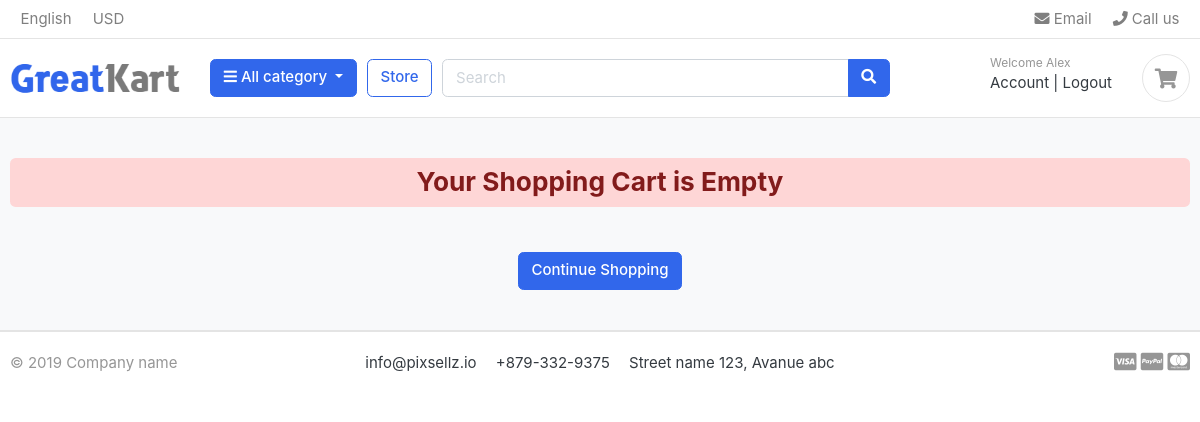
The app's page /cart/ (signed in), older data.
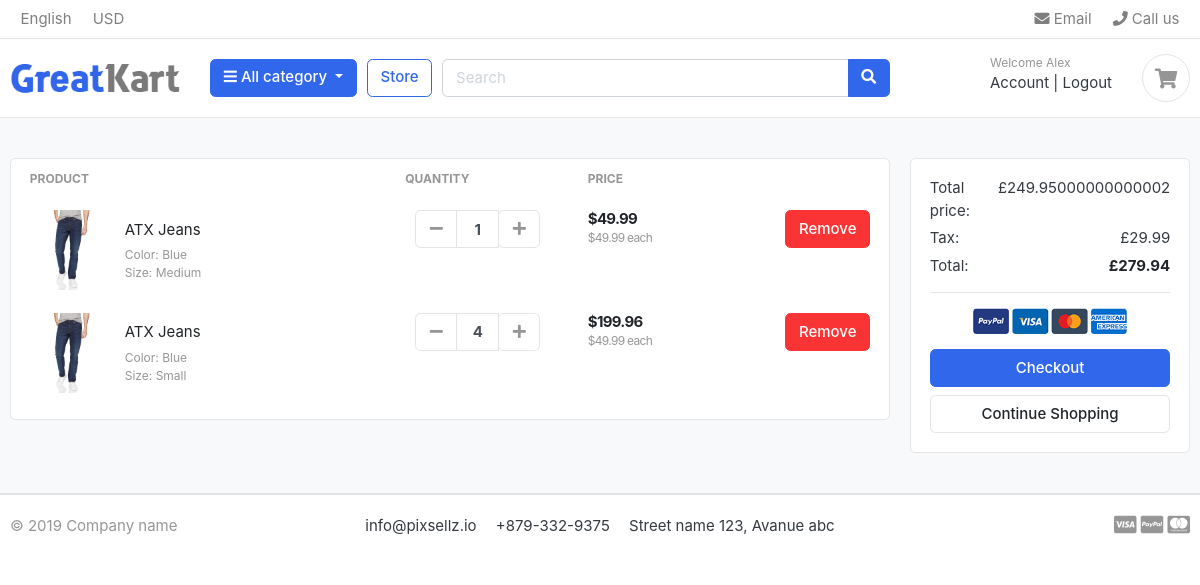
The same page, newer data.
### accounts/models.py (models this page shows, shortened)
class Account(AbstractBaseUser):
    first_name = models.CharField(max_length=25)
    last_name = models.CharField(max_length=25)
    username = models.CharField(max_length=25)
    email = models.EmailField(max_length=150, unique=True)
    number = models.CharField(max_length=50)
    date_joined = models.DateTimeField(auto_now_add=True)
    last_login = models.DateTimeField(auto_now_add=True)
    is_admin = models.BooleanField(default=False)
    is_staff = models.BooleanField(default=False)
    is_active = models.BooleanField(default=False)
    is_superddmin = models.BooleanField(default=False)
    USERNAME_FIELD = 'email'
    REQUIRED_FIELDS = ['username', 'first_name', 'last_name']
    objects = AccountManager()

### cart/models.py (models this page shows, shortened)
class CartItem(models.Model):
    product = models.ForeignKey(Product, on_delete=models.CASCADE)
    variations = models.ManyToManyField(Variation, blank=True)
    cart = models.ForeignKey(Cart, on_delete=models.CASCADE, null=True)
    quantity = models.IntegerField()
    is_active = models.BooleanField(default=True)
    user = models.ForeignKey(Account, on_delete=models.CASCADE, null=True)
    def sub_total(self):
        return round((self.product.price * self.quantity), 2)

### store/models.py (models this page shows, shortened)
class Product(models.Model):
    name = models.CharField(max_length=255, unique=True)
    slug = models.SlugField(max_length=255, unique=True)
    description = models.TextField(max_length=1000, blank=True)
    price = models.FloatField()
    images = models.ImageField(upload_to='images/products')
    stock = models.IntegerField()
    is_available = models.BooleanField(default=True)
    category = models.ForeignKey(Category, on_delete=models.CASCADE)
    ceated_date = models.DateTimeField(auto_now_add=True)
    modified_date = models.DateTimeField(auto_now=True)
    def get_url(self):
        return reverse('product_detail', args=[self.category.slug, self.slug])

class Variation(models.Model):
    product = models.ForeignKey(Product, on_delete=models.CASCADE)
    variations_category = models.CharField(max_length=100, choices=variations_category_choice)
    variations_value = models.CharField(max_length=100)
    is_active = models.BooleanField(default=True)
    created_date = models.DateTimeField(auto_now_add=True)
    objects = VariationManager()

### cart/views.py (the view)
# urls.py: path('cart/', include('cart.urls')),
def cart(request, total=0, quantity=0, cart_items=None, tax=0, grand_total=0):
    try:
        if request.user.is_authenticated:
            cart_items = CartItem.objects.filter(
                user=request.user, is_active=True)
        else:
            cart = Cart.objects.get(cart_id=_cart_id(request))
            cart_items = CartItem.objects.filter(cart=cart, is_active=True)
        for item in cart_items:
            total += round((item.product.price * item.quantity), 2)
            quantity += item.quantity
        tax = round((12 * total) / 100, 2)
        grand_total = format(total + tax, '.2f')
    except ObjectDoesNotExist:
        pass
    return render(request, 'store/cart.html', {
        'total': total,
        'quantity': quantity,
        'items': cart_items,
        'tax': tax,
        'grand_total': grand_total
    })

### templates/store/cart.html (shortened to what this page needs)
{% extends 'layout.html' %}
{% load static %}
{% block content %}
<section class="section-content padding-y bg">
<div class="container">
{% if not items %}
	<h3 class="alert-danger text-center mb-5 p-2 rounded" >Your Shopping Cart is Empty</h3>
	<div class="text-center">
		<a class='btn btn-primary' href="{% url 'store' %}">Continue Shopping</a>
	</div>
{% else %}
<div class="row">
	<aside class="col-lg-9">
<div class="card">
<table class="table table-borderless table-shopping-cart">
<thead class="text-muted">
<tr class="small text-uppercase">
  <th scope="col">Product</th>
  <th scope="col" width="120">Quantity</th>
  <th scope="col" width="120">Price</th>
  <th scope="col" class="text-right" width="200"> </th>
</tr>
</thead>
<tbody>
{% for item in items %}
	<tr>
	<td>
		<figure class="itemside align-items-center">
			<div class="aside"><a href="{{ item.product.get_url }}"><img src="{{ item.product.images.url }}" class="img-sm"></a></div>
			<figcaption class="info">
				<a href="{{ item.product.get_url }}" class="title text-dark">{{ item.product.name }}</a>
				{% if item.variations.all %}
					{% for variation in item.variations.all %}
					<p class="text-muted small">	{{ variation.variations_category | title }}: {{ variation.variations_value | title }}</p>
					{% endfor %}
				{% endif %}
			</figcaption>
		</figure>
	</td>
	<td>
		<div class="col">
			<div class="input-group input-spinner">
				<div class="input-group-prepend">
				<a href="{% url 'remove_cart' item.product.id item.id %}" class="btn btn-light" type="button" id="button-plus"> <i class="fa fa-minus"></i> </a>
				</div>
				<input type="text" class="form-control"  value="{{ item.quantity }}">
				<div class="input-group-append">
				<form action="{% url 'add_cart' item.product.id %}" method="POST">
					<button class="btn btn-light" type="submit" id="button-minus"> <i class="fa fa-plus"></i> </a>
				</form>
				</div>
			</div>
		</div>
	</td>
	<td>
		<div class="price-wrap">
			<var class="price">${{ item.sub_total }}</var>
			<small class="text-muted"> ${{ item.product.price }} each </small>
		</div>
	</td>
	<td class="text-right">
		<a href="{% url 'delete_cart' item.product.id  item.id%}" onclick="return confirm('Are you sure you want to delete this item?')" class="btn btn-danger"> Remove</a>
	</td>
</tr>
{% endfor %}
</tbody>
</table>
</div>
	</aside>
	<aside class="col-lg-3">
		<div class="card">
		<div class="card-body">
			<dl class="dlist-align">
			  <dt>Total price:</dt>
			  <dd class="text-right">£{{ total }}</dd>
			</dl>
			<dl class="dlist-align">
			  <dt>Tax:</dt>
			  <dd class="text-right">£{{ tax }}</dd>
			</dl>
			<dl class="dlist-align">
			  <dt>Total:</dt>
			  <dd class="text-right text-dark b"><strong>£{{ grand_total }}</strong></dd>
			</dl>
			<hr>
			<p class="text-center mb-3">
				<img src="{% static './images/misc/payments.png' %}" height="26">
			</p>
			<a href="{% url 'checkout' %}" class="btn btn-primary btn-block"> Checkout </a>
			<a href="{% url 'store' %}" class="btn btn-light btn-block">Continue Shopping</a>
		</div>
		</div>
</aside>
</div>
{% endif %}
</div>
</section>
{% endblock content %}

### templates/layout.html (shortened to what this page needs)
{% load static %}
<!DOCTYPE HTML>
<html lang="en">
<head>
<link href="{% static 'css/bootstrap.css' %}" rel="stylesheet" type="text/css"/>
<link href="{% static 'fonts/fontawesome/css/all.min.css' %}" type="text/css" rel="stylesheet">
<link href="{% static 'css/ui.css' %}" rel="stylesheet" type="text/css"/>
<link href="{% static 'css/responsive.css' %}" rel="stylesheet" media="only screen and (max-width: 1200px)" />
</head>
<body>
{% include 'includes/navbar.html' %}
{% block content %}{% endblock content %}
{% include 'includes/footer.html' %}

### templates/includes/navbar.html (shortened to what this page needs)
{% load static %}
<header class="section-header">
<nav class="navbar p-md-0 navbar-expand-sm navbar-light border-bottom">
<div class="container">
  <div class="collapse navbar-collapse" id="navbarTop4">
    <ul class="navbar-nav mr-auto">
    	<li class="nav-item dropdown">
		 	<a href="#" class="nav-link">   English </a>
		</li>
		<li class="nav-item dropdown">
			<a href="#" class="nav-link"> USD </a>
		</li>
    </ul>
    <ul class="navbar-nav">
		<li><a href="#" class="nav-link"> <i class="fa fa-envelope"></i> Email </a></li>
		<li><a href="#" class="nav-link"> <i class="fa fa-phone"></i> Call us </a></li>
	</ul>
  </div>
</div>
</nav>
<section class="header-main border-bottom">
	<div class="container">
<div class="row align-items-center">
	<div class="col-lg-2 col-md-3 col-6">
		<a href="{% url 'home' %}" class="brand-wrap">
			<img class="logo" src="{% static './images/logo.png' %}">
		</a>
	</div>
	<div class="col-lg col-sm col-md col-6 flex-grow-0">
		<div class="category-wrap dropdown d-inline-block float-right">
			<button type="button" class="btn btn-primary dropdown-toggle" data-toggle="dropdown">
				<i class="fa fa-bars"></i> All category
			</button>
		</div>
	</div>
	<a href="{% url 'store' %}" class="btn btn-outline-primary">Store</a>
	<div class="col-lg  col-md-6 col-sm-12 col">
		<form action="{% url 'search' %}" class="search" method="GET">
			<div class="input-group w-100">
			    <input name='q' type="text" class="form-control" style="width:60%;" placeholder="Search">
			    <div class="input-group-append">
			      <button class="btn btn-primary" type="submit">
			        <i class="fa fa-search"></i>
			      </button>
			    </div>
		    </div>
		</form>
	</div>
	<div class="col-lg-3 col-sm-6 col-8 order-2 order-lg-3">
        <div class="d-flex justify-content-end mb-3 mb-lg-0">
		{% if user.id is None%}
            <div class="widget-header">
                <small class="title text-muted">Welcome guest!</small>
                <div>
                    <a href="{% url 'login' %}">Sign in</a> <span class="dark-transp"> | </span>
                    <a href="{% url 'register' %}"> Register</a>
                </div>
            </div>
		{% else %}
			<div class="widget-header">
                <small class="title text-muted">Welcome {{user.first_name | capfirst}}</small>
                <div>
                    <a href="{% url 'dashboard' %}">Account</a> <span class="dark-transp"> | </span>
                    <a href="{% url 'logout' %}">Logout</a>
                </div>
            </div>
		{% endif %}
            <a href="{% url 'cart' %}" class="widget-header pl-3 ml-3">
                <div class="icon icon-sm rounded-circle border"><i class="fa fa-shopping-cart"></i></div>
            </a>
        </div>
    </div>
    </div>
	</div>
</section>
</header>

### templates/includes/footer.html
<footer class="section-footer border-top">
	<div class="container">
		<section class="footer-bottom border-top row">
			<div class="col-md-2">
				<p class="text-muted"> &copy 2019 Company name </p>
			</div>
			<div class="col-md-8 text-md-center">
				<span  class="px-2">info@pixsellz.io</span>
				<span  class="px-2">+879-332-9375</span>
				<span  class="px-2">Street name 123, Avanue abc</span>
			</div>
			<div class="col-md-2 text-md-right text-muted">
				<i class="fab fa-lg fa-cc-visa"></i>
				<i class="fab fa-lg fa-cc-paypal"></i>
				<i class="fab fa-lg fa-cc-mastercard"></i>
			</div>
		</section>
	</div>
</footer>
</body>
</html>

### static/css/ui.css (style rules this page uses)
html { font-family: "Inter", sans-serif; font-size: 15px; }
.price-wrap { letter-spacing: -0.7px; }
.icon-xs, .icon-sm, .icon-md, .icon-lg { display: inline-block; text-align: center; flex-shrink: 0; flex-grow: 0; }
.icon-sm { width: 48px; height: 48px; line-height: 48px !important; font-size: 20px; }
.img-xs, .img-sm, .img-md, .img-lg { -o-object-fit: cover; object-fit: cover; flex-shrink: 0; flex-grow: 0; }
.img-sm { width: 80px; height: 80px; }
.padding-y { padding-top: 40px; padding-bottom: 40px; }
var { font-style: normal; }
figure { margin-bottom: 0; }
.bg { background-color: #f8f9fa; }
.b { font-weight: 600; }
p:last-child { margin-bottom: 0; }
.header-main { position: relative; padding-top: 1rem; padding-bottom: 1rem; }
.brand-wrap .logo, .navbar-brand .logo { margin-right: 7px; max-height: 42px; display: inline-block; }
.widget-header { display: inline-block; vertical-align: middle; position: relative; }
.widget-header a { color: #343a40; }
.widget-header i { color: #969696; }
.widget-header .title { display: block; }
.footer-bottom { padding-top: 20px; padding-bottom: 20px; }
.btn-light { background-color: #fff; border-color: #e4e4e4; }
.btn-light i { color: #969696; }
.itemside { position: relative; display: flex; width: 100%; }
.itemside .aside { position: relative; flex-shrink: 0; }
.itemside .info { padding-left: 15px; padding-right: 7px; }
.itemside p { margin-bottom: 0; }
.itemside .title { display: block; margin-bottom: 5px; color: #212529; }
[class*=dlist-] { margin-bottom: 5px; }
[class*=dlist-] dd { margin-bottom: 0; }
.dlist-align { display: flex; }
.dlist-align dt { width: 150px; word-wrap: break-word; font-weight: normal; }
.dlist-align dd { flex-grow: 1; }
.price { font-weight: 600; color: #212529; }
.input-spinner { width: 125px; flex-wrap: nowrap; display: inline-flex; vertical-align: middle; }
.input-spinner input.form-control { text-align: center; max-width: 46px; font-weight: bold; flex-basis: 46px; border-color: #e4e4e4; flex-grow: 0; }
.input-spinner .btn { width: 42px; text-align: center; padding-left: 0.5rem; padding-right: 0.5rem; }
.table-shopping-cart.table td, .table-shopping-cart.table th { padding-left: 1.25rem; padding-right: 1.25rem; }
.table-shopping-cart .price-wrap { line-height: 1.2; }
.table-shopping-cart .price { font-weight: bold; margin-right: 5px; display: block; }

Row changes from the older to the newer data that the page shows:
added CartItem: product.images (picture), product.name "ATX Jeans", quantity "1", sub_total "49.99", product.price "49.99"
now on this page (row unchanged): Variation: variations_category "Color", variations_value "Blue"
now on this page (row unchanged): Variation: variations_category "Size", variations_value "Medium", shown under "ATX Jeans"
added CartItem: product.images (picture), product.name "ATX Jeans", quantity "4", sub_total "199.96", product.price "49.99"
now on this page (row unchanged): Variation: variations_category "Size", variations_value "Small", shown under "ATX Jeans"
Text that changed along with them:
{{ total }}: (not shown) → "249.95000000000002"
{{ tax }}: (not shown) → "29.99"
{{ grand_total }}: (not shown) → "279.94"
text no longer shown: "Your Shopping Cart is Empty"
text now shown: "PRODUCT QUANTITY PRICE Total price: £ Tax: £ Total: £ Checkout"
